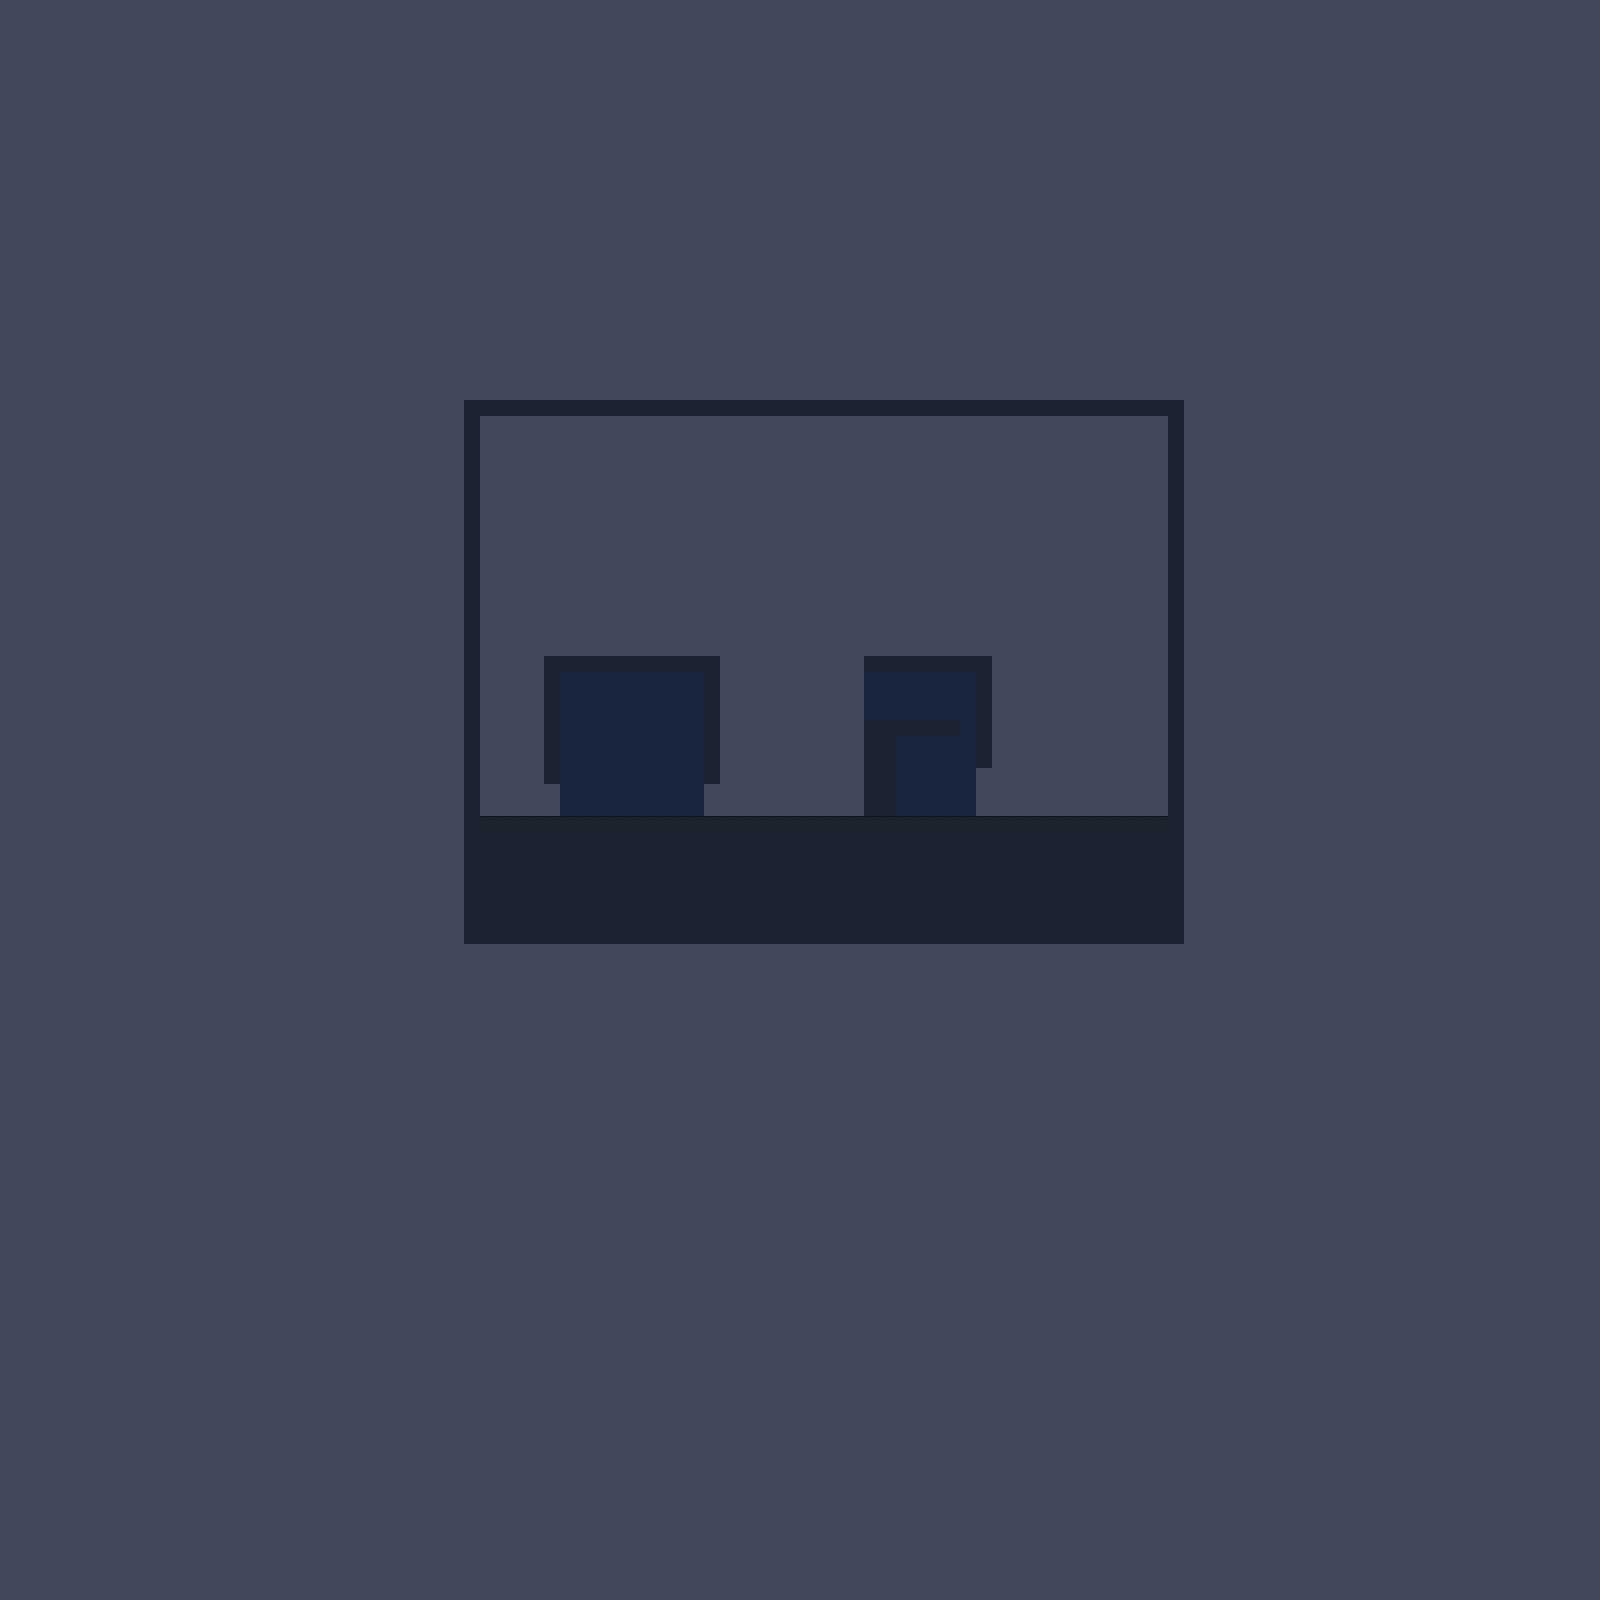

This game map was drawn from its Tiled (.tmx) file and the tilesets committed beside it. A one-line description and the trimmed map source follow:
An orthogonal 100x100 tile map with 16x16 px tiles, 2 tile layers (sky, level), 2 tilesets and 3 objects (text1, text2).

<map version="1.0" tiledversion="1.0.3" orientation="orthogonal" renderorder="right-down" width="100" height="100" tilewidth="16" tileheight="16" nextobjectid="17">
 <tileset firstgid="1" name="tiles_level_city" tilewidth="16" tileheight="16" tilecount="6" columns="6">
  <image source="tiles_level_city.png" width="96" height="16" />
 </tileset>
 <tileset firstgid="7" source="Images.tsx" />
 <layer name="sky" width="100" height="100">
  <data>[10000 cells, 10000 non-empty, 1 distinct tile ids]</data>
 </layer>
 <layer name="level" width="100" height="100">
  <data>[10000 cells, 9108 non-empty, 4 distinct tile ids]</data>
 </layer>
 <objectgroup name="image">
  <object id="15" gid="7" x="660" y="722" width="24" height="32" />
 </objectgroup>
 <objectgroup name="Obj_layer">
  <object id="10" name="text1" x="573.5" y="637.5" width="121" height="19">
   <text wrap="1">Простой пример</text>
  </object>
  <object id="11" name="text2" x="865.5" y="638.5" width="121" height="19">
   <text wrap="1">Простой пример</text>
  </object>
 </objectgroup>
</map>
